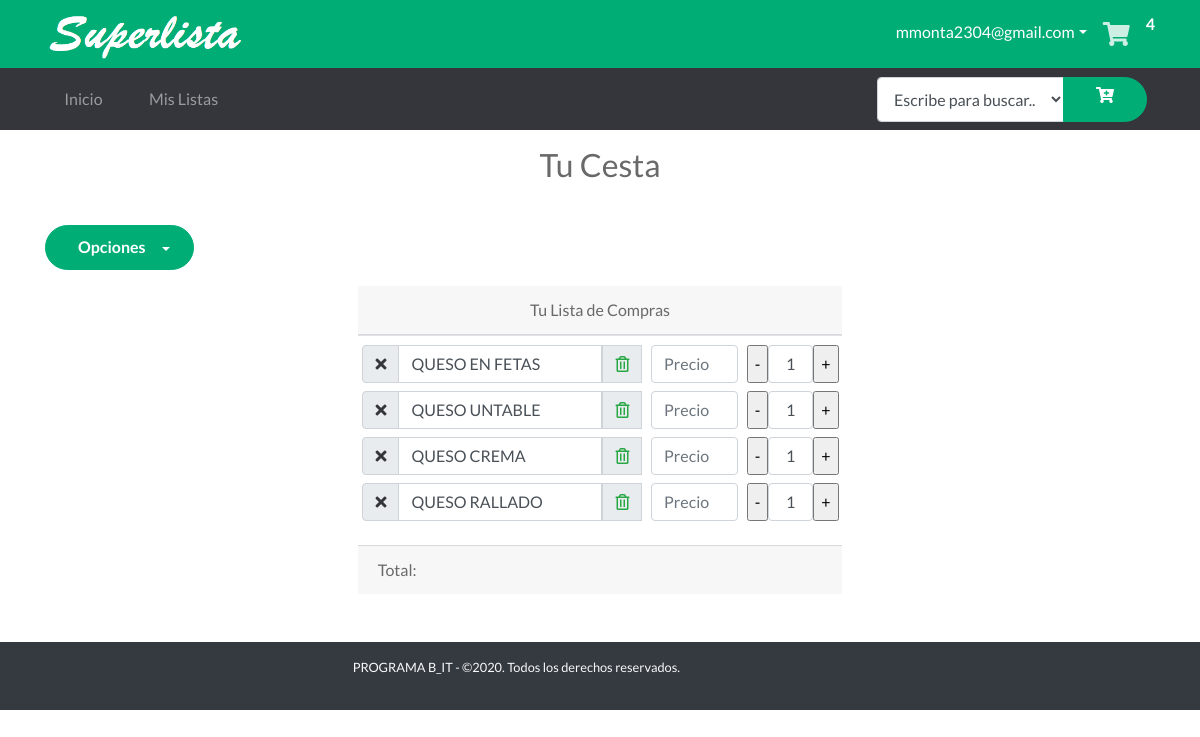
Before: /cart (signed in) with the older database file.
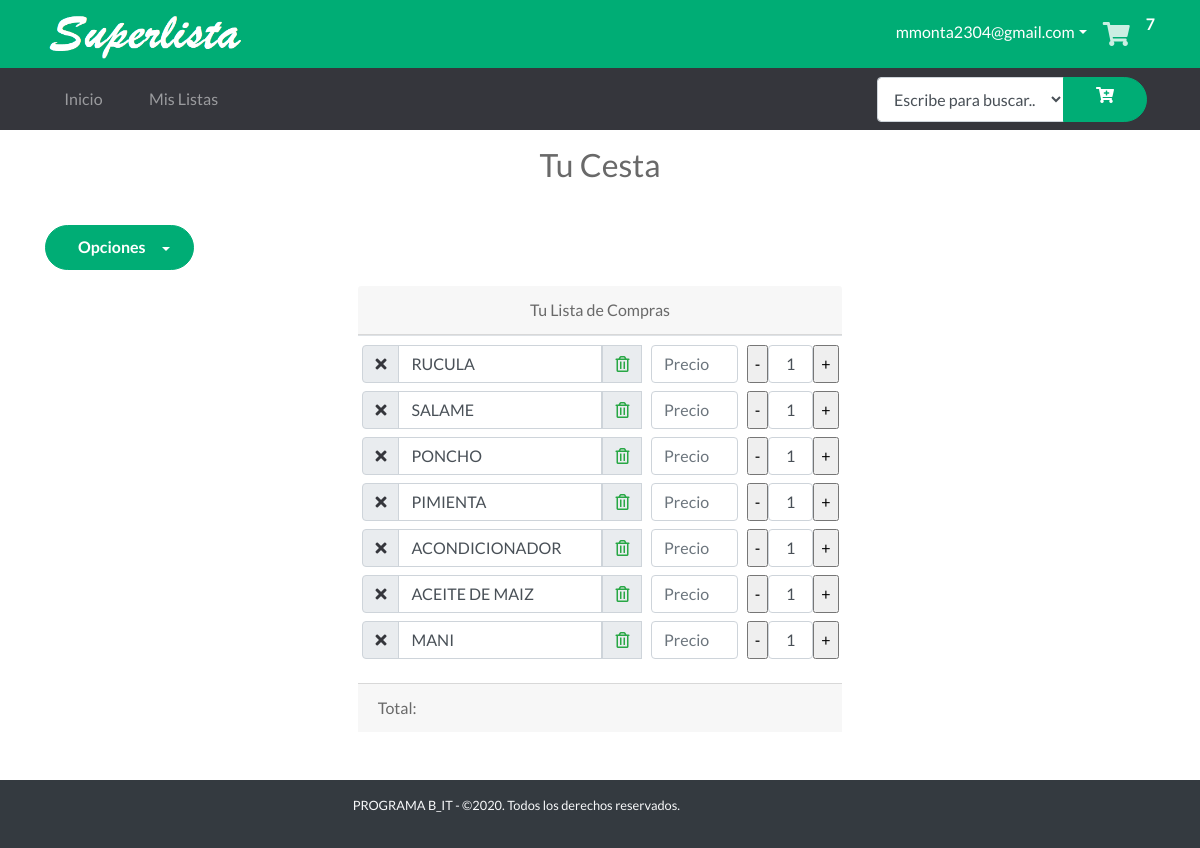
After: the same page with the newer database file.
### tables this page shows
CREATE TABLE "Cesta" (
	"Id"	INTEGER NOT NULL PRIMARY KEY AUTOINCREMENT UNIQUE,
	"Id_Usuario"	INTEGER NOT NULL,
	"Item"	INTEGER NOT NULL,
	"Tachar"	INTEGER,
	"ProductoId"	INTEGER,
FOREIGN KEY("ProductoId") REFERENCES "Productos"("Id")
);

### app.py (the view)
@app.route('/cart')  # Ruta Mi Cesta
def cart():
    cantCarrito()
    if 'nombre' in session:
        items = getAllCesta()
        g.db.close()
        return render_template('carrito.html', items=items)
    else:
        items = getAllCesta()
        g.db.close()
        return render_template('carrito_home.html', items=items)

### app.py (called while the page is built)
def get_db():
    db = getattr(g, '_database', None)
    if db is None:
        db = g._database = sqlite3.connect('database1.db')
    return db

@app.teardown_appcontext
def close_connection(exception):
    db = getattr(g, '_database', None)
    if db is not None:
        db.close()

def conectar_db():
    return sqlite3.connect('database1.db')

def getAllCesta():
    if 'nombre' in session:
        id = session['id']
    else:
        try:
            id = int(request.cookies.get('visitanteId'))
        except:
            return redirect('/del_cookie')
    g.db = conectar_db()
    consulta = 'SELECT * FROM Cesta WHERE (Id_usuario = ?)'
    cur = g.db.execute(consulta, [id])
    items = [dict(Id=row[0], Id_Usuario=row[1], Item_nombre=row[2], Tachar=row[3], ProductoId=row[4])
             for row in cur.fetchall()]
    g.db.close()
    return items

### templates/carrito.html (shortened to what this page needs)
{% extends "layout_logged_in.html" %}
{% block content %}
<section class="text-center">
    <div class="text h2 py-3">
        <span class="text ">Tu Cesta</span>
    </div>
</section>
<div class="container">
    <div class="row">
        <div class="col-7">
            <div class="dropdown py-3">
                <button class="btn btn-primary dropdown-toggle" type="button" id="dropdownMenu1" data-toggle="dropdown"
                    aria-haspopup="true" aria-expanded="false">
                    Opciones
                </button>
            </div>
        </div>
    </div>
</div>
<div class="container">
    <div class="row justify-content-center">
        <div class="col-#-auto">
            <div class="card-header text-center"> <span>Tu Lista de Compras</span>
            </div>
            <table class="table table-sm ">
                <tbody>
                    <tr>
                        <th scope="row">
                            {%  set contador = namespace(value=0) %}
                            {%for item in items %}
                                <div class="input-group py-1">
                                    <div class="input-group-prepend">
                                        <div class="input-group-text">
                                            <a href="/adquirido/{{item.Id}}"><i class="{% if item.Tachar %} text-primary fas fa-check {% else %} text-secondary fas fa-times  {% endif %} "></i></a>
                                        </div>
                                    </div>
                                    <input type="text" class="form-control {% if item.Tachar %} tachar {% endif %} "
                                        value="{{item.Item_nombre}}">
                                    <div class="input-group-prepend">
                                        <div class="input-group-text">
                                            <a href="/DeleteArtCesta/{{item.Id}}"><i
                                                    class="far fa-trash-alt text-success"></i></a>
                                        </div>
                                    </div>
                                </div>
                                {% set contador.value = contador.value + 1 %}
                            {%endfor%}
                        </th>
                        <td>
                            {%  set contador = namespace(value=0) %}
                            {%for item in items %}
                            <div class="input-group-prepend py-1">
                                <input type="text" name="precio" size="6" id="{{item.Item_nombre}}" placeholder="Precio"
                                    class=" form-control monto" onkeyup="SubTotal();">
                            </div>
                            {% set contador.value = contador.value + 1 %}
                            {%endfor%}
                        </td>
                        <td>
                            {%  set contador = namespace(value=0) %}
                            {%for item in items %}
                            <div class="input-group-prepend py-1">
                                <input type="button" name="menos1" id="menos1" value="-"
                                    onclick="RtrCampo('{{contador.value|string}}')" />
                                <input class="form-control text-center" type='text' size="1"
                                    id='{{contador.value|string}}' value=1>
                                <input type="button" name="mas1" id="mas1" value="+"
                                    onclick="SmrCampo('{{contador.value|string}}')" />
                            </div>
                            {% set contador.value = contador.value + 1 %}
                            {%endfor%}
                        </td>
                    </tr>
                </tbody>
            </table>
            <div class="card-footer"> <span>Total: </span>
            </div>
        </div>
    </div>
</div>
{% endblock %}

Changed rows visible on the page:
removed Cesta: Tachar 0 (drawn), Item_nombre "QUESO EN FETAS"
removed Cesta: Tachar 0 (drawn), Item_nombre "QUESO UNTABLE", value "1"
removed Cesta: Tachar 0 (drawn), Item_nombre "QUESO CREMA"
removed Cesta: Tachar 0 (drawn), Item_nombre "QUESO RALLADO"
added Cesta: Tachar 0 (drawn), Item_nombre "RUCULA"
added Cesta: Tachar 0 (drawn), Item_nombre "SALAME", value "1"
added Cesta: Tachar 0 (drawn), Item_nombre "PONCHO"
added Cesta: Tachar 0 (drawn), Item_nombre "PIMIENTA"
added Cesta: Tachar 0 (drawn), Item_nombre "ACONDICIONADOR"
added Cesta: Tachar 0 (drawn), Item_nombre "ACEITE DE MAIZ"
added Cesta: Tachar 0 (drawn), Item_nombre "MANI"
Other visible differences:
{{ session['carrito'] }}: "4" → "7"
